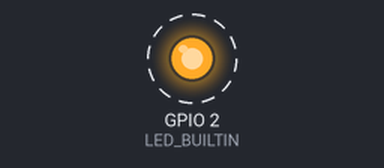
This sketch was run on a simulated ESP8266 (Wemos D1 mini). Shown: output pins drawn as LEDs (lit = HIGH, except the on-board LED, lit = LOW). Dashed ring = blinking. WiFi joins after 1.5 s; servers stay silent unless stated; uploads are accepted with an empty reply; what the sketch prints to the serial monitor is not drawn.

Above: at 2.1 s.
Timing chart, 0 to 5.1 s (numbered marks = the images above):
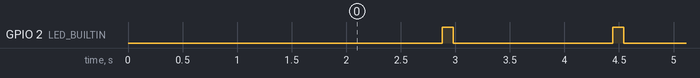

Measured:
- by itself, GPIO 2 (LED_BUILTIN): alternates HIGH for 0.10 s and LOW for 1.5 s

The sketch:

esp8266_webclient2.ino
```cpp
#include <ESP8266WiFi.h>

const char* ssid     = "MDH GUEST";
const char* password = "mdh-berlin#wlan";

const char* host = "172.21.18.15";
const char* streamId   = "....................";
const char* privateKey = "....................";

void setup() {
  Serial.begin(115200);
  pinMode(LED_BUILTIN, OUTPUT);
  delay(10);

  // We start by connecting to a WiFi network

  Serial.println();
  Serial.println();
  Serial.print("Connecting to ");
  Serial.println(ssid);

  /* Explicitly set the ESP8266 to be a WiFi-client, otherwise, it by default,
     would try to act as both a client and an access-point and could cause
     network-issues with your other WiFi-devices on your WiFi-network. */
  WiFi.mode(WIFI_STA);
  WiFi.begin(ssid, password);

  while (WiFi.status() != WL_CONNECTED) {
    delay(500);
    Serial.print(".");
  }

  Serial.println("");
  Serial.println("WiFi connected");
  Serial.println("IP address: ");
  Serial.println(WiFi.localIP());
}

int value = 0;


void loop() {
  delay(100);
  ++value;

  Serial.print("connecting to ");
  Serial.println(host);

  // Use WiFiClient class to create TCP connections
  WiFiClient client;
  const int httpPort = 80;
  if (!client.connect(host, httpPort)) {
    Serial.println("connection failed");
    return;
  }

  // We now create a URI for the request
  String url = "/rpc/test8266";

  Serial.print("Requesting URL: ");
  Serial.println(url);

  // This will send the request to the server
  client.print(String("GET ") + url + " HTTP/1.1\r\n" +
               "Host: " + host + "\r\n" +
               "User-Agent: WeMoS esp8266\r\n"
               "Connection: close\r\n\r\n");
  unsigned long timeout = millis();
  while (client.available() == 0) {
    if (millis() - timeout > 5000) {
      Serial.println(">>> Client Timeout !");
      client.stop();
      return;
    }
  }

  // Read all the lines of the reply from server and print them to Serial
  while(client.available()){
    String line = client.readStringUntil('\r');
    Serial.print(line);
  }

  Serial.println();
  Serial.println("closing connection");

  digitalWrite(LED_BUILTIN, HIGH);   // turn the LED on (HIGH is the voltage level)
  delay(100);                       // wait for a second
  digitalWrite(LED_BUILTIN, LOW);    // turn the LED off by making the voltage LOW
  delay(100);
}
/**/
```
